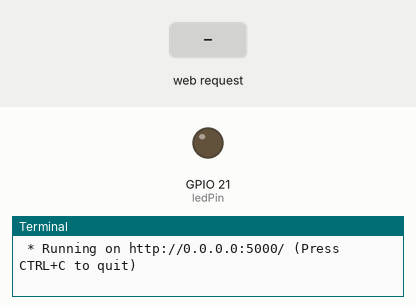
Recording of a program running on a simulated Raspberry Pi (BCM pin numbers). Shown: output pins drawn as LEDs (lit = HIGH), the last lines printed to the terminal. Inputs (shaded band) come from the test bench. The clock reads 2024-03-15 10:24:30 at power-on unless the program sets it.

Above: at 1.2 s.
1.3 s: HTTP request for /led/clean received
At 1.7 s:
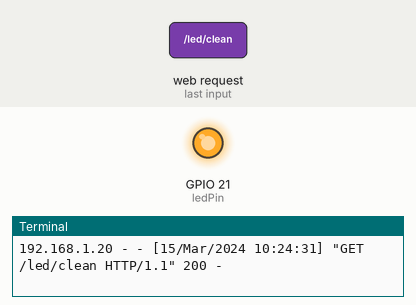
4.3 s: HTTP request for /led/on received
At 5.2 s:
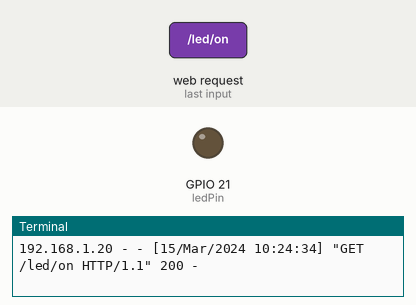
Timing chart, 0 to 7.3 s (numbered marks = the images above; inputs shaded):
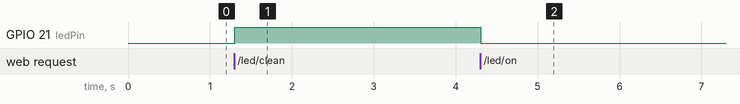

Measured:
- after the input at 1.3 s, GPIO 21 (ledPin): LOW → HIGH at once
- after the input at 4.3 s, GPIO 21 (ledPin): HIGH → LOW at once

The program:

appLed2.py
```python
from flask import Flask
import RPi.GPIO as GPIO

app = Flask(__name__)

ledPin = 21
GPIO.setmode(GPIO.BCM)
GPIO.setup(ledPin, GPIO.OUT)

@app.route('/')
def helloflask():
	return "LED Control Web"

@app.route('/led/<state>')
def led(state):
	if state == 'on':
		GPIO.output(ledPin, GPIO.LOW)
	else:
		GPIO.output(ledPin, GPIO.HIGH)
	return "LED" + state

@app.route('/led/clean')
def gpioCleanup():
	GPIO.cleanup()
	return "<h1> GPIO CLEANUP </h1>"

if __name__ == "__main__":
	app.run(host='0.0.0.0')
```
